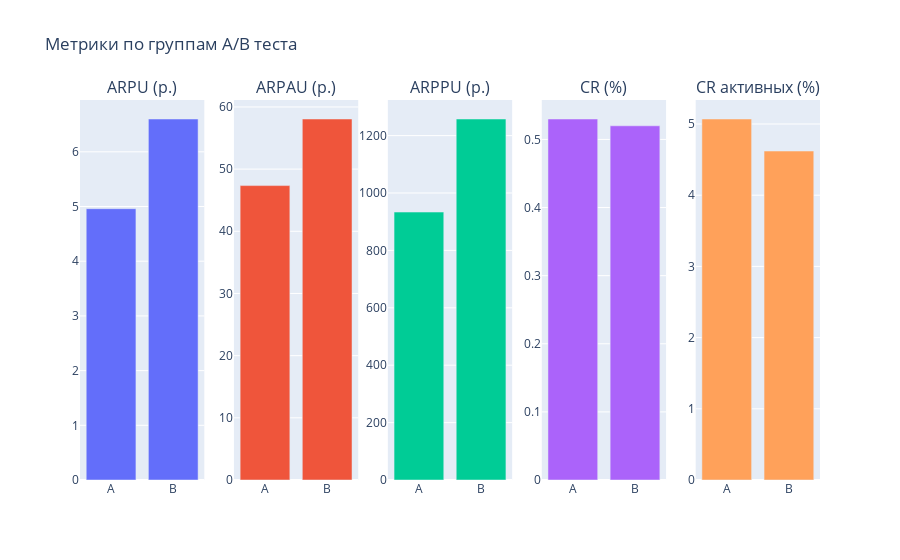

Notebook source saved alongside this figure:
### Markdown cell above
Протестируем обе функции

### Code cell
new_data = {'Проект_2_groups_add.csv': 'https://disk.yandex.ru/d/5Kxrz02m3IBUwQ'}
result = recalculate_metrics(new_data)
plot_metrics(result)

### Figure 1 — Plotly figure (JSON) as saved in the notebook; plotly's stock layout.template omitted (floating-point values rounded to 4 significant figures)
{"data": [{"name": "ARPU", "type": "bar", "x": ["A", "B"], "xaxis": "x", "y": [4.96, 6.6], "yaxis": "y"}, {"name": "ARPAU", "type": "bar", "x": ["A", "B"], "xaxis": "x2", "y": [47.35, 58.06], "yaxis": "y2"}, {"name": "ARPPU", "type": "bar", "x": ["A", "B"], "xaxis": "x3", "y": [933.6, 1258.0], "yaxis": "y3"}, {"name": "Конверсия в покупку", "type": "bar", "x": ["A", "B"], "xaxis": "x4", "y": [0.53, 0.52], "yaxis": "y4"}, {"name": "Конверсия активных пользователей", "type": "bar", "x": ["A", "B"], "xaxis": "x5", "y": [5.07, 4.62], "yaxis": "y5"}], "layout": {"annotations": [{"font": {"size": 16}, "showarrow": false, "text": "ARPU (р.)", "x": 0.084, "xanchor": "center", "xref": "paper", "y": 1, "yanchor": "bottom", "yref": "paper"}, {"font": {"size": 16}, "showarrow": false, "text": "ARPAU (р.)", "x": 0.292, "xanchor": "center", "xref": "paper", "y": 1, "yanchor": "bottom", "yref": "paper"}, {"font": {"size": 16}, "showarrow": false, "text": "ARPPU (р.)", "x": 0.5, "xanchor": "center", "xref": "paper", "y": 1, "yanchor": "bottom", "yref": "paper"}, {"font": {"size": 16}, "showarrow": false, "text": "CR (%)", "x": 0.708, "xanchor": "center", "xref": "paper", "y": 1, "yanchor": "bottom", "yref": "paper"}, {"font": {"size": 16}, "showarrow": false, "text": "CR активных (%)", "x": 0.916, "xanchor": "center", "xref": "paper", "y": 1, "yanchor": "bottom", "yref": "paper"}], "showlegend": false, "title": {"text": "Meтрики по группам A/B теста"}, "xaxis": {"anchor": "y", "domain": [0, 0.168]}, "xaxis2": {"anchor": "y2", "domain": [0.208, 0.376]}, "xaxis3": {"anchor": "y3", "domain": [0.416, 0.584]}, "xaxis4": {"anchor": "y4", "domain": [0.624, 0.792]}, "xaxis5": {"anchor": "y5", "domain": [0.832, 1]}, "yaxis": {"anchor": "x", "domain": [0, 1]}, "yaxis2": {"anchor": "x2", "domain": [0, 1]}, "yaxis3": {"anchor": "x3", "domain": [0, 1]}, "yaxis4": {"anchor": "x4", "domain": [0, 1]}, "yaxis5": {"anchor": "x5", "domain": [0, 1]}}}
